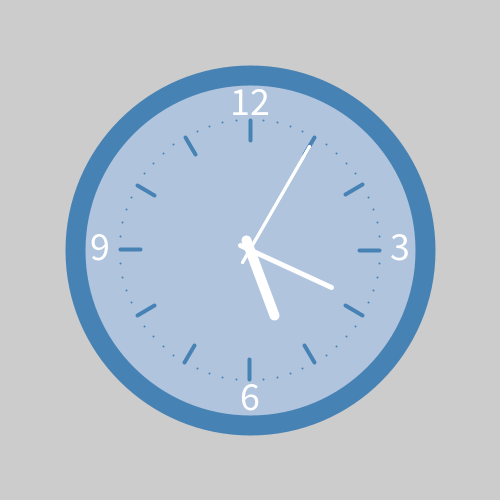
Frame 1 (no input)
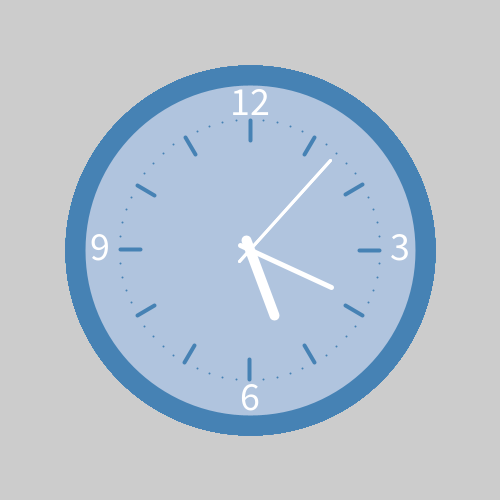
Frame 60 (the mouse pressed at the canvas centre just before this capture)
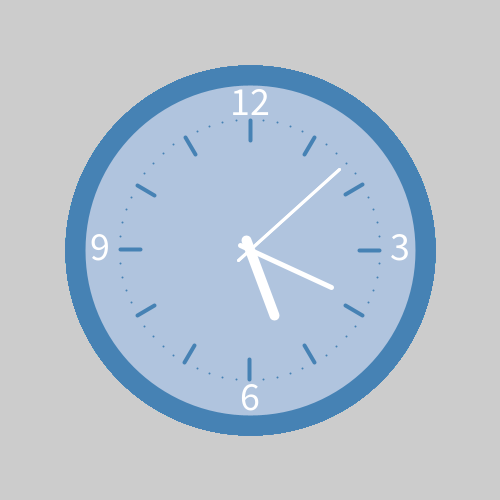
Frame 120 (the mouse held since frame 60 and released just before this capture)

The Processing sketch that drew these frames (run headless with seeded random() and noise(); from frame 60 on, the mouse is pressed at the canvas centre):

// Processing sketch: clock
// ── clock.pde
Boolean flag = true;
int currentSecond; 
int currentMinute; 
int currentHour; 
float second1; 
float minute1; 
float hour1; 


void setup () {
  size(500, 500);
}


void draw () {  
  currentSecond = second();
  currentMinute = minute();
  currentHour = hour();
  minute1= minute() + currentSecond / 60.0;
  hour1 = hour() + minute1 / 60.0;  
  clock1();
  keyPressed();
  secondhand();
  minutehand();  
  secondhand();
   hourhand();  
  
  
  currentSecond = second();
  currentMinute = minute();
  currentHour = hour();
  minute1 = minute() + currentSecond / 60;
  hour1 = hour() + minute1 / 60;

}

void clock1() {
 ellipseMode(CENTER);
  stroke(70,130,180);
  strokeWeight(20);
  fill(176,196,222);
  ellipse(width/2, height/2, 350, 350);
  
  for(int i = 1; i <= 60; i++) {
    pushMatrix(); 
    translate(width/2, height/2); 
    rotate(radians(i * 6));
    if(i % 5 == 0) { 
      strokeWeight(4);
      line(110, 0, 130, 0);
    } else { 
      strokeWeight(2);
      line(130, 0, 130, 0);
    }
    popMatrix();  
  }
  
  textSize(40);
  fill(255);
  stroke(255);
  strokeWeight(50);
  text(12, 230, 115); 
  text(3, 390, 260) ;
  text(9, 90, 260) ;
  text(6, 240, 410) ;
}

//start and stop
void keyPressed() {
  if (key == 's' || key == 'S') {
    flag = true;
  } else if (key=='t' || key=='T') {
    flag = false;
  }
}

  // second and ellipse
void  secondhand(){
  pushMatrix();
  translate(width/2, height/2);
  float angleSecond = radians(270);
  if ((currentSecond >= 0 && currentSecond <= 15)) {
    angleSecond = radians(270 + 6 * currentSecond);
  } else {
    angleSecond = radians(6 * (currentSecond - 15));
  }
  if (flag) { 
    rotate(angleSecond);
  } else {
    rotate(radians(180));
  }
  stroke(255);
  strokeWeight(3);
  line(-15, 0, 120, 0);
  fill(255);
  popMatrix();
}


  // minute
 void   minutehand(){  
  pushMatrix();
  translate(width/2, height/2);
  float angleMinute = radians(270);
  if ((minute1 >= 0 && currentMinute <= 15)) {
    angleMinute = radians(270 + 6 * minute1);
  } else {
    angleMinute = radians(6 * (minute1 - 15));
  }
  if (flag) { 
    rotate(angleMinute);
  } else {
    rotate(radians(0));
  }
  stroke(255);
  strokeWeight(5);
  line(-10, 0, 90, 0);
  popMatrix();
 }
 
     //hour
void hourhand(){
  pushMatrix();
  translate(width/2, height/2);
  float angleHour = radians(270);
  if ((hour1 >= 3 && hour1 <= 12) || (hour1 >= 15 && hour1<= 24)) {
    angleHour = radians(30 * (hour1 - 3));
  } else {
    angleHour = radians(30 * (hour1 - 1) + 300);
  }
  if (flag) { 
    rotate(angleHour);
  } else {
    rotate(radians(270));
  }
  stroke(255);
  strokeWeight(10);
  line(-10, 0, 70, 0);
  popMatrix();
}
